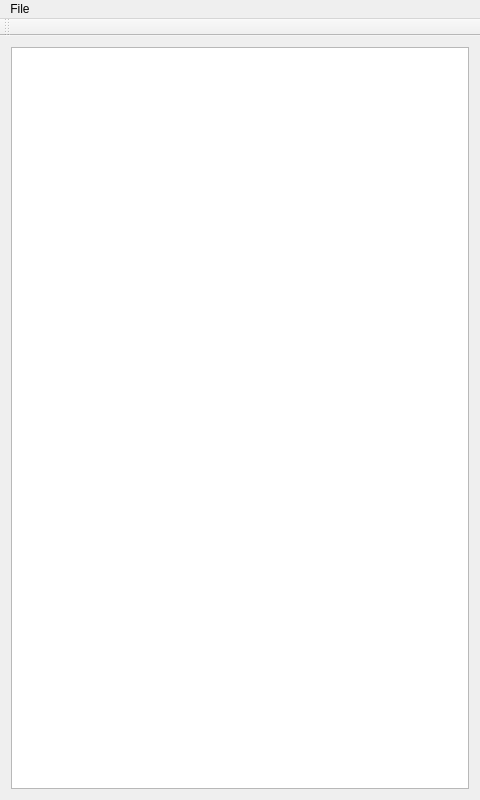
<?xml version="1.0" encoding="UTF-8"?>
<ui version="4.0">
 <class>MainWindow</class>
 <widget class="QMainWindow" name="MainWindow">
  <property name="geometry">
   <rect>
    <x>0</x>
    <y>0</y>
    <width>480</width>
    <height>800</height>
   </rect>
  </property>
  <property name="windowTitle">
   <string>MainWindow</string>
  </property>
  <widget class="QWidget" name="centralWidget">
   <layout class="QVBoxLayout" name="verticalLayout">
    <item>
     <widget class="QTextBrowser" name="textBrowser"/>
    </item>
   </layout>
  </widget>
  <widget class="QToolBar" name="mainToolBar">
   <attribute name="toolBarArea">
    <enum>TopToolBarArea</enum>
   </attribute>
   <attribute name="toolBarBreak">
    <bool>false</bool>
   </attribute>
  </widget>
  <widget class="QMenuBar" name="menuBar">
   <property name="geometry">
    <rect>
     <x>0</x>
     <y>0</y>
     <width>480</width>
     <height>23</height>
    </rect>
   </property>
   <widget class="QMenu" name="menuOpen">
    <property name="title">
     <string>File</string>
    </property>
    <addaction name="actionOpen"/>
    <addaction name="actionFont_Setting"/>
   </widget>
   <addaction name="menuOpen"/>
  </widget>
  <action name="actionOpen">
   <property name="text">
    <string>Open</string>
   </property>
  </action>
  <action name="actionFont_Setting">
   <property name="text">
    <string>Font Setting</string>
   </property>
  </action>
 </widget>
 <layoutdefault spacing="6" margin="11"/>
 <resources/>
 <connections/>
</ui>
